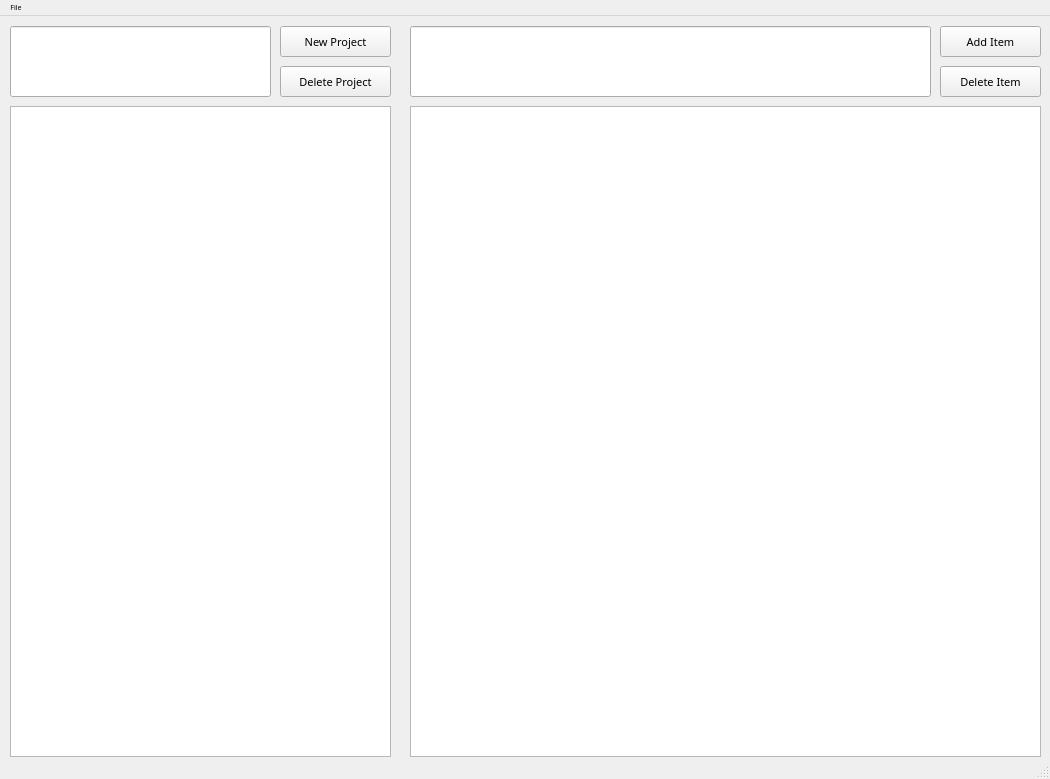
<?xml version="1.0" encoding="UTF-8"?>
<ui version="4.0">
 <class>MainWindow</class>
 <widget class="QMainWindow" name="MainWindow">
  <property name="geometry">
   <rect>
    <x>0</x>
    <y>0</y>
    <width>1050</width>
    <height>779</height>
   </rect>
  </property>
  <property name="minimumSize">
   <size>
    <width>1050</width>
    <height>779</height>
   </size>
  </property>
  <property name="maximumSize">
   <size>
    <width>1050</width>
    <height>1680</height>
   </size>
  </property>
  <property name="font">
   <font>
    <family>Fira Code</family>
    <pointsize>5</pointsize>
   </font>
  </property>
  <property name="windowTitle">
   <string>ToDo List</string>
  </property>
  <widget class="QWidget" name="centralwidget">
   <widget class="QListWidget" name="listWidget_ItemList">
    <property name="geometry">
     <rect>
      <x>410</x>
      <y>90</y>
      <width>631</width>
      <height>651</height>
     </rect>
    </property>
    <property name="sizePolicy">
     <sizepolicy hsizetype="Expanding" vsizetype="Expanding">
      <horstretch>0</horstretch>
      <verstretch>0</verstretch>
     </sizepolicy>
    </property>
    <property name="font">
     <font>
      <family>Fira Code</family>
      <pointsize>12</pointsize>
     </font>
    </property>
    <property name="layoutDirection">
     <enum>Qt::LeftToRight</enum>
    </property>
    <property name="autoFillBackground">
     <bool>false</bool>
    </property>
    <property name="frameShadow">
     <enum>QFrame::Sunken</enum>
    </property>
    <property name="midLineWidth">
     <number>0</number>
    </property>
    <property name="autoScroll">
     <bool>true</bool>
    </property>
    <property name="dragEnabled">
     <bool>false</bool>
    </property>
    <property name="flow">
     <enum>QListView::TopToBottom</enum>
    </property>
    <property name="isWrapping" stdset="0">
     <bool>false</bool>
    </property>
    <property name="layoutMode">
     <enum>QListView::SinglePass</enum>
    </property>
    <property name="viewMode">
     <enum>QListView::ListMode</enum>
    </property>
    <property name="batchSize">
     <number>100</number>
    </property>
    <property name="wordWrap">
     <bool>true</bool>
    </property>
    <property name="selectionRectVisible">
     <bool>false</bool>
    </property>
   </widget>
   <widget class="QLineEdit" name="lineEdit_addItem">
    <property name="geometry">
     <rect>
      <x>410</x>
      <y>10</y>
      <width>521</width>
      <height>71</height>
     </rect>
    </property>
    <property name="font">
     <font>
      <family>Fira Code Light</family>
      <pointsize>11</pointsize>
     </font>
    </property>
    <property name="text">
     <string/>
    </property>
   </widget>
   <widget class="QPushButton" name="pushButton_AddItem">
    <property name="geometry">
     <rect>
      <x>940</x>
      <y>10</y>
      <width>101</width>
      <height>31</height>
     </rect>
    </property>
    <property name="font">
     <font>
      <family>Fira Code SemiBold</family>
      <pointsize>8</pointsize>
      <weight>50</weight>
      <italic>false</italic>
      <bold>false</bold>
     </font>
    </property>
    <property name="text">
     <string>Add Item</string>
    </property>
    <property name="flat">
     <bool>false</bool>
    </property>
   </widget>
   <widget class="QPushButton" name="pushButton_DeleteItem">
    <property name="geometry">
     <rect>
      <x>940</x>
      <y>50</y>
      <width>101</width>
      <height>31</height>
     </rect>
    </property>
    <property name="font">
     <font>
      <family>Fira Code SemiBold</family>
      <pointsize>8</pointsize>
      <weight>50</weight>
      <italic>false</italic>
      <bold>false</bold>
     </font>
    </property>
    <property name="text">
     <string>Delete Item</string>
    </property>
   </widget>
   <widget class="QPushButton" name="pushButton_DeleteProj">
    <property name="geometry">
     <rect>
      <x>280</x>
      <y>50</y>
      <width>111</width>
      <height>31</height>
     </rect>
    </property>
    <property name="font">
     <font>
      <family>Fira Code SemiBold</family>
      <pointsize>8</pointsize>
      <weight>50</weight>
      <italic>false</italic>
      <bold>false</bold>
     </font>
    </property>
    <property name="text">
     <string>Delete Project</string>
    </property>
   </widget>
   <widget class="QPushButton" name="pushButton_NewProj">
    <property name="geometry">
     <rect>
      <x>280</x>
      <y>10</y>
      <width>111</width>
      <height>31</height>
     </rect>
    </property>
    <property name="font">
     <font>
      <family>Fira Code SemiBold</family>
      <pointsize>8</pointsize>
      <weight>50</weight>
      <italic>false</italic>
      <bold>false</bold>
     </font>
    </property>
    <property name="text">
     <string>New Project</string>
    </property>
   </widget>
   <widget class="QLineEdit" name="lineEdit_newProj">
    <property name="geometry">
     <rect>
      <x>10</x>
      <y>10</y>
      <width>261</width>
      <height>71</height>
     </rect>
    </property>
    <property name="font">
     <font>
      <family>Fira Code</family>
      <pointsize>11</pointsize>
     </font>
    </property>
    <property name="text">
     <string/>
    </property>
    <property name="maxLength">
     <number>23</number>
    </property>
   </widget>
   <widget class="QListWidget" name="listWidget_ProjList">
    <property name="geometry">
     <rect>
      <x>10</x>
      <y>90</y>
      <width>381</width>
      <height>651</height>
     </rect>
    </property>
    <property name="font">
     <font>
      <family>Fira Code SemiBold</family>
      <pointsize>12</pointsize>
      <weight>50</weight>
      <bold>false</bold>
     </font>
    </property>
   </widget>
  </widget>
  <widget class="QMenuBar" name="menubar">
   <property name="geometry">
    <rect>
     <x>0</x>
     <y>0</y>
     <width>1050</width>
     <height>15</height>
    </rect>
   </property>
   <widget class="QMenu" name="menuFile">
    <property name="title">
     <string>File</string>
    </property>
    <addaction name="actionSave"/>
   </widget>
   <addaction name="menuFile"/>
  </widget>
  <widget class="QStatusBar" name="statusbar"/>
  <action name="actionSave">
   <property name="text">
    <string>Save</string>
   </property>
  </action>
 </widget>
 <resources/>
 <connections/>
</ui>
